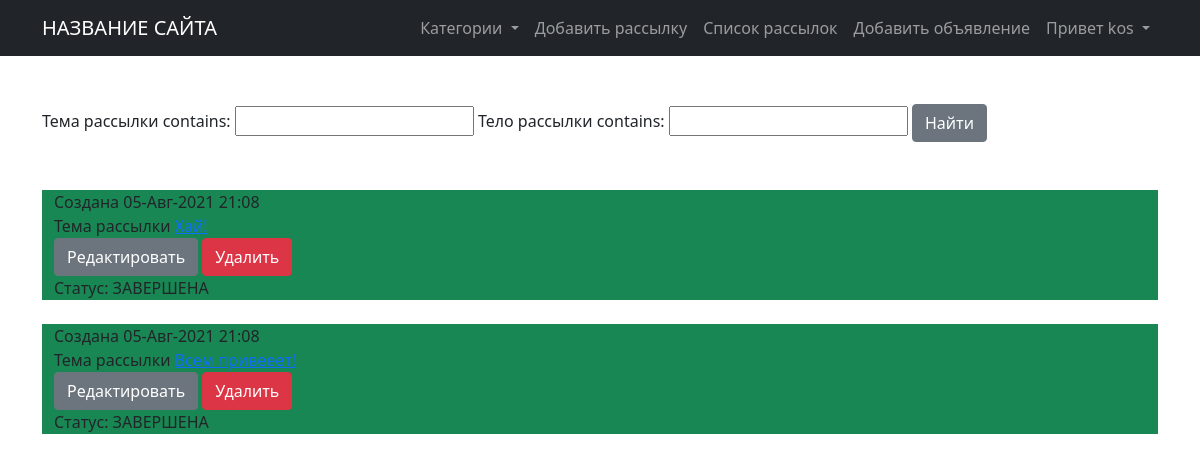
The app's page /mailing/ (signed in), older data.
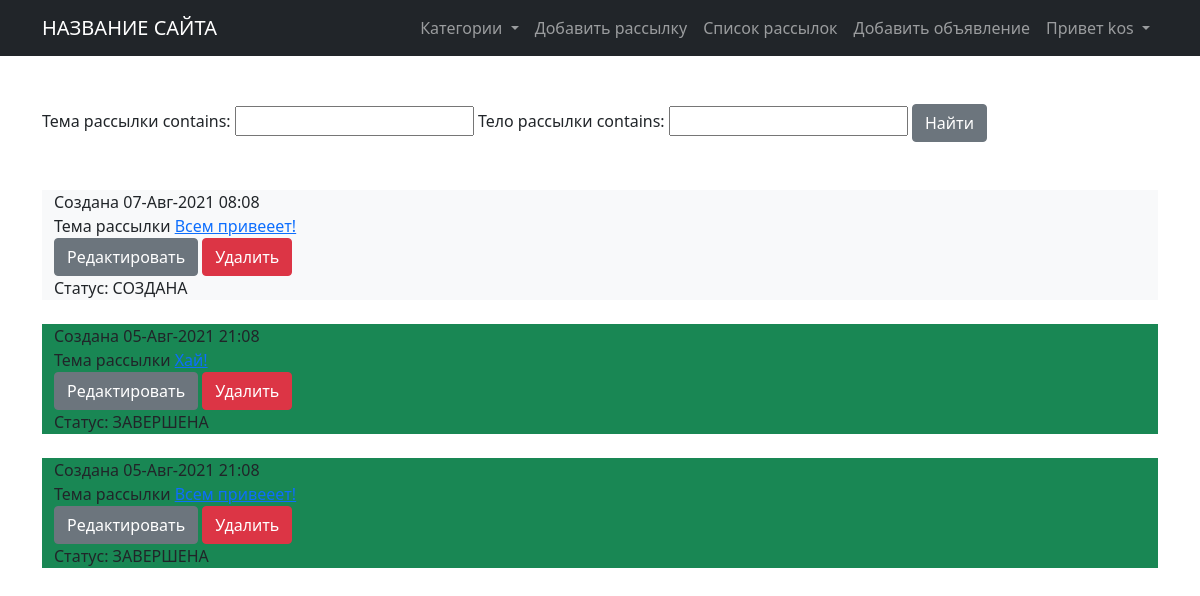
The same page, newer data.
### mailing/models.py (models this page shows)
class Mailing(models.Model):
    subject = models.CharField(max_length=128, verbose_name='Тема рассылки')
    body = models.TextField(blank=True, null=True, verbose_name='Тело рассылки')
    create_date = models.DateTimeField(auto_now_add=True, verbose_name='Время добавления')
    finished = models.BooleanField(default=False)

### mailing/views.py (the view)
# urls.py: path('', MailingListView.as_view(), name='mailing_list'),
class MailingListView(LoginRequiredMixin, PermissionRequiredMixin, ListView):
    model = Mailing
    template_name = 'mailing_list.html'
    permission_required = ('mailing.add_mailing',)
    context_object_name = 'mailings'
    queryset = Mailing.objects.order_by('-id')
    paginate_by = 10
    def get_context_data(self, **kwargs):  # забираем отфильтрованные объекты переопределяя метод get_context_data у наследуемого класса (привет, полиморфизм, мы скучали!!!)
        context = super().get_context_data(**kwargs)
        context['filter'] = MailingFilter(self.request.GET, queryset=self.get_queryset())
        return context

### posts/custom_context_processor.py (called while the page is built)
def site_name_render(request):
    return {
        'site_name': Site.objects.get_current().name,
    }

def cat_names_render(request):
    cat_names = {i.name: i.label for i in Post.Category}
    return {
        'cat_names': cat_names,
    }

### posts/templatetags/custom_filters.py (called while the page is built)
@register.filter(name='get_item')
def get_item(dictionary, key):
    return dictionary.get(key)

@register.filter(name='has_group')
def has_group(user, group_name):
    return user.groups.filter(name=group_name).exists()

### templates/mailing_list.html (shortened to what this page needs)
{% extends 'base.html' %}
{% block content %}
<form method="GET">
    {{ filter.form }}
    <input type="submit" value="Найти" class="btn btn-secondary">
</form>
    <br/><br/>
    {% for mailing in filter.qs %}
        {% if mailing.finished %}
            <div class="container px-8 bg-success">
        {% else %}
            <div class="container px-8 bg-light">
        {% endif %}
                Создана {{ mailing.create_date|date:'d-M-Y H:m' }}<br/>
                Тема рассылки <a href="{% url 'mailing_detail' mailing.id %}" >{{ mailing.subject|truncatechars:21 }}</a><br/>
                <a href="{% url 'mailing_update' mailing.id %}" class="btn btn-secondary">Редактировать</a>
                <a href="{% url 'mailing_delete' mailing.id %}" class="btn btn-danger">Удалить</a><br/>
                Статус:
                    {% if mailing.finished %}
                        ЗАВЕРШЕНА
                    {% else %}
                        СОЗДАНА
                    {% endif %}
            </div>
<br/>
{% endfor %}
{% endblock content %}

Row changes from the older to the newer data that the page shows:
added Mailing: create_date "07-Авг-2021 08:08", subject "Всем привееет!", finished "СОЗДАНА"
